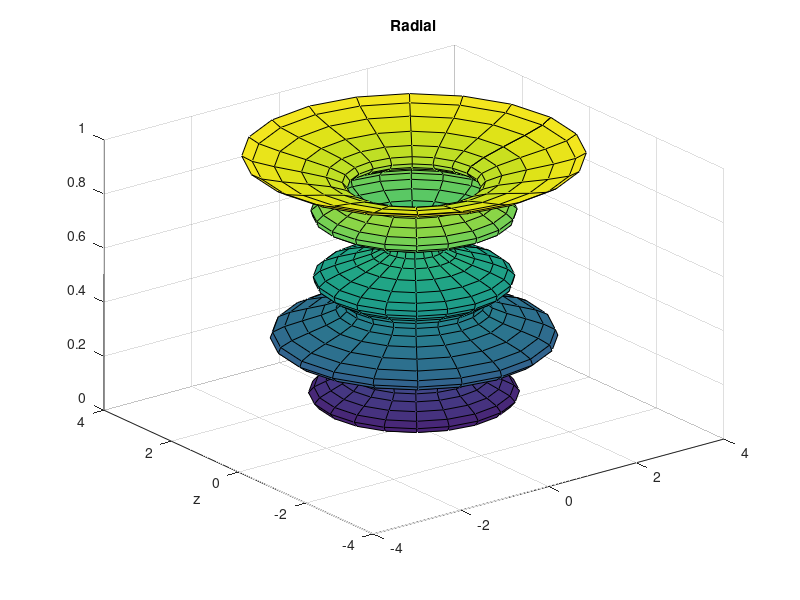

MATLAB code for this plot:
clc
clear

% GAMBAR 1
% Membuat grid
% xd = linspace(-2, 2, 40);
% yd = linspace(-2, 2, 40);
% [x, y] = meshgrid(xd, yd);
% % Pesawat pertama: a1*x + b1*y + c1*z = d1
% a1 = 0; b1 = -2; c1 = 3; d1 = 1;
% z1 = (-a1*x - b1*y + d1)/c1;
% % Pesawat kedua: a2*x + b2*y + c2*z = d2
% a2 = 3; b2 = 6; c2 = -3; d2 = -2;
% z2 = (-a2*x - b2*y + d2)/c2;
% % Pesawat ketiga: a3*x + b3*y + c3*z = d3
% a3 = 6; b3 = 6; c3 = 3; d3 = 5;
% z3 = (-a3*x - b3*y + d3)/c3;
% % Plot permukaan
% figure;
% mesh(x, y, z1, 'EdgeColor', 'blue'); % Pesawat 1
% hold on;
% surf(x, y, z2, 'EdgeColor', 'red', 'FaceColor', 'red'); % Pesawat 2
% mesh(x, y, z3, 'EdgeColor', 'green'); % Pesawat 3
% % Tambahan tampilan
% title('Contoh Permukaan 3D');
% xlabel('x');
% ylabel('y');
% zlabel('z');
% legend('Pesawat 1', 'Pesawat 2', 'Pesawat 3');
% view(-125, 2);
% hold off;
% 
% 
% %GAMBAR 2
% %Membuat permukaan 3D
% [x, y] = meshgrid(linspace(-2*pi, 2*pi));
% z = y .* sin(x);
% mesh(x, y, z); 
% hold on;
% % Contoh soal:
% t = linspace(-2*pi, 2*pi, 100); 
% X = 1 + 0 * t; 
% Y = t;
% Z = sin(t);
% % Persamaan 2:
% X2 = 1 + 0 * t;
% Y2 = t;
% Z2 = sqrt(2)/2 * t;
% % Plot garis 3D
% plot3(X, Y, Z, 'LineWidth', 2);           
% plot3(X2, Y2, Z2, 'k', 'LineWidth', 2);   
% % Label sumbu
% xlabel('x');
% ylabel('y');
% zlabel('z');
% % Tampilan tambahan
% title('Contoh Plot 3D dengan Permukaan dan Kurva');
% legend('Permukaan mesh', 'Kurva 1', 'Kurva 2');
% grid on;
% hold off;
% 
% % GAMBAR 3
% % Membuat grid
% [x, y] = meshgrid(linspace(-2, 2));
% % Grafik pertama: 
% z1 = y .* exp(x.^2 - 5);
% mesh(x, y, z1); 
% hold on;
% % Label dan judul
% xlabel('x');
% ylabel('y');
% zlabel('z');
% title('Contoh Plot 3D dari beberapa grafik');
% % Grafik kedua:
% z2 = 0.5 * x .* cos(y);
% mesh(x, y, z2); % Grafik kedua
% % Tahan plot
% hold off;

% GAMBAR 4 
% t =linspace(0, 2*pi, 200);
% r =sqrt(abs(5*cos(3*t)));
% x =r.*cos(t);
% y =r.*sin(t);
% fill(x, y, 'b'),
% axis('square')

% GAMBAR 5
% t =linspace(0,2*pi,200);
% f =exp(-0.6*t).*sin(t);
% stem(t, f)

% GAMBAR 6
% z = [0:0.2:1]';
% r = sin(5*pi*z) +3;
% cylinder(r)

% GAMBAR 7
% t = [0:0.1:6*pi];
% x = sqrt(t).*sin(3*t);
% y = sqrt(t).*cos(3*t);
% z = 0.8*t;
% plot3(x,y,z,'r','linewidth',1)
% grid on
% xlabel('x'); ylabel('y'); zlabel('z')

% GAMBAR 8
% [x,y]= meshgrid(0:.25:4*pi);
% z = sin(x+sin(y))-x/10;
% meshc(x,y,z); % surfc(x,y,z)

% GAMBAR 9
% [x,y]= meshgrid(-5:.4:5);
% z = abs(besselj(0,abs(x)+abs(y)))+.01;
% surfc(x,y,10*log10(z));

% Gambar 10
% theta = 0:.2:2*pi;
% x = sin(theta);
% y = cos(theta);
% z = sin(theta);
% stem3(x,y,z);
% hold on
% plot3(x,y,z,'r');
% plot(x,y)
% title('Sinus di sepanjang lingkaran unit')
% zlabel('sin(theta)')

% GAMBAR 11
% [x,y,z] = sphere(25);
% surf(x-3,y-2,z);
% hold on
% surf(x*2,y*2,z*2);

% GAMBAR 12
% [x,y,z]=ellipsoid(2,0,2,2,1,1);
% surf(x,y,z);
% axis([0 4 -2 2 0 4]);
% hold on
% contour(x,y,z);

% GAMBAR 13
x =linspace(-3*pi,3*pi,50);
%menevaluasi fungsi
r = cos(x).*sin(0.5*x).*exp((x.^2)/200);
r = r - min(r);
cylinder(r);
title('Radial');
ylabel('z')

% Gambar 14
% [x,y,z] = meshgrid(-2:.2:2, -2:.2:2, -2:.2:2);
% v = x .*exp(-x.^2 - y.^2 - z.^2);
% slice(x, y, z, v,1,0,0)
% axis tight

% GAMBAR 15
% load wind
% kec_angin = sqrt(u.^2 + v.^2 + w.^2);
% minz = min(z(:));
% maxz = max(z(:));
% midz =(maxz-minz)/2; 
% slice(x,y,z,kec_angin,[],[],[midz]);
% streamslice(x,y,z,u,v,w,[],[],[midz]);
% axis equal
% shading interp

% GAMBAR 16
% t = linspace(0,2*pi,200);
% r = sqrt(abs(3*sin(7*t)));
% y = r.*sin(t);
% bar(t, y)
% axis([0 pi 0 inf]);

% GAMBAR 17
% x = -4:0.25:4;
% y = -4:0.25:4;
% [x,y] = meshgrid(x,y);
% z = 2^(-1.5*sqrt(x.^2 +y.^2)).*cos(0.5*y).*sin(x);
% surf(x,y,z)
% xlabel('x');ylabel('y')
% zlabel('z')